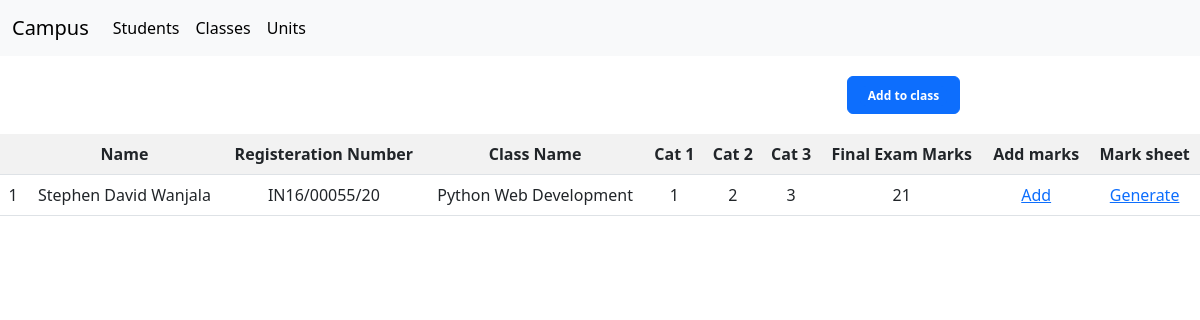
The page /student/enrolledclasses/1 on the database as committed earlier.
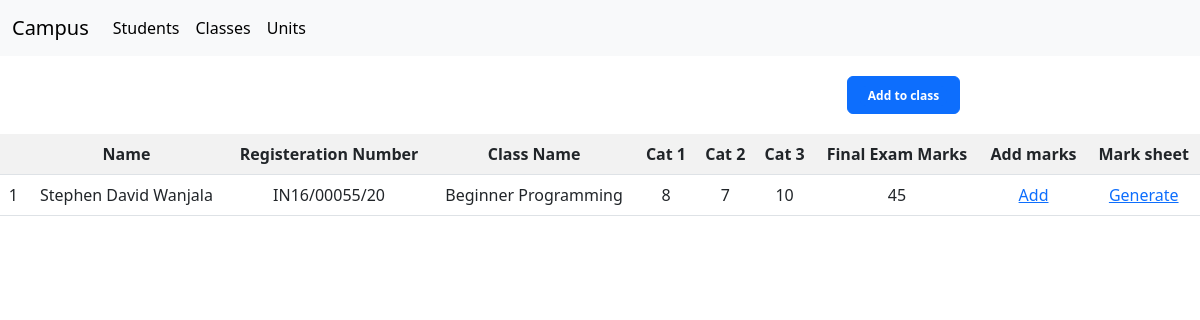
The same page on the database as committed later.
### Class/models.py (models this page shows)
class ClassEnrollment(models.Model):
    id = models.AutoField(primary_key=True)
    class_name = models.CharField(max_length=100)
    student_reg_no = models.CharField(max_length=100)
    cat1 = models.DecimalField(max_digits=5, decimal_places=0)
    cat2 = models.DecimalField(max_digits=5, decimal_places=0)
    cat3 = models.DecimalField(max_digits=5, decimal_places=0)
    final_exam = models.DecimalField(max_digits=5, decimal_places=0)

### students/views.py (the view)
# urls.py: path('student/enrolledclasses/<int:student_id>', enrolled_classes, name='enrolled_classes'),
def enrolled_classes(request, student_id):
    try:
        current_student = Student.objects.get(id=student_id)
        all_enrolled_classes = ClassEnrollment.objects.filter(student_reg_no=current_student.registeration_number)
    except ClassEnrollment.DoesNotExist:
        all_enrolled_classes = None
    context = {'classes' : all_enrolled_classes, 'student':current_student}
    return render(request, 'enrolled_classes.html', context)

### students/templates/enrolled_classes.html (shortened to what this page needs)
{% extends 'base.html' %}
{% block content %}
<div class="d-grid gap-2 d-md-flex justify-content-md-end">
    <button class="btn btn-primary" type="button" style="margin:20px;margin-right:20%">
         <a href="{% url 'all_available_classes' id=student.id %}" class="link-dark">
            <span class="badge text-bg-primary">Add to class</span>
        </a> </button>
</div>
    {% if classes %}
<table class="table table-striped" style="text-align:center">
    <tr>
        <th> </th>
        <th> Name </th>
        <th>Registeration Number</th>
        <th> Class Name</th>
        <th> Cat 1</th>
        <th> Cat 2</th>
        <th> Cat 3 </th>
        <th> Final Exam Marks </th>
        <th> Add marks </th>
        <th>Mark sheet</th>
    </tr>
        {% for class in classes %}
        <tr>
            <td> {{ class.id }}</td>
            <td>{{ student.name }}</td>
            <td>{{ class.student_reg_no }}</td>
            <td>{{ class.class_name }}</td>
            <td> {{ class.cat1 }}</td>
            <td> {{ class.cat2 }}</td>
            <td> {{ class.cat3 }}</td>
            <td> {{ class.final_exam }}</td>
            <td>
                <a href={% url 'add_marks' id=class.id %}> Add </a>
            </td>
            <td>
                <a href={% url 'generate_mark_sheet' student_id=student.id class_id=class.id  %}> Generate </a>
            </td>
        </tr>
        {% endfor %}
    {% else%}
        <h3>Not Enrolled in any classes <h3>
    {%  endif %}
</table>
{% endblock %}

Rows that differ between the two databases and show on the page:
changed ClassEnrollment "IN16/00055/20": class_name "Python Web Development" → "Beginner Programming"; cat1 "1" → "8"; cat2 "2" → "7"; cat3 "3" → "10"; final_exam "21" → "45"
